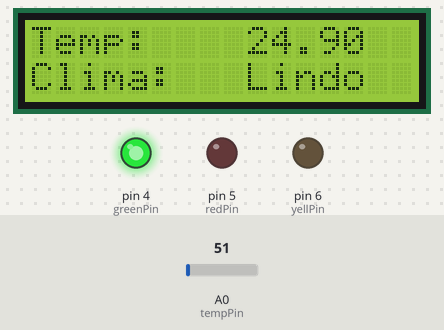
Bench run of a sketch on a simulated Arduino Uno, built with avr-gcc and run on an emulated ATmega328P. On the bench: 16×2 character LCD, output pins drawn as LEDs (lit = HIGH). The test bench sets the inputs (shaded band); at power-on: A0 (tempPin) = 51. What the sketch prints to the serial monitor is not drawn.

Above: at 1.2 s.
1.3 s: A0 (tempPin) set to 56
At 3.0 s:
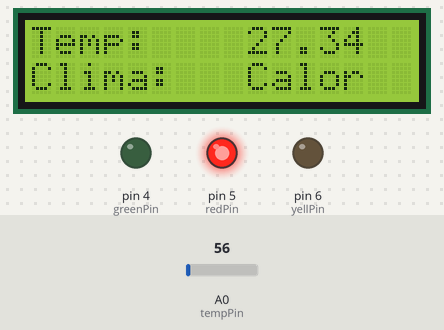
3.6 s: A0 (tempPin) set to 30
At 5.3 s:
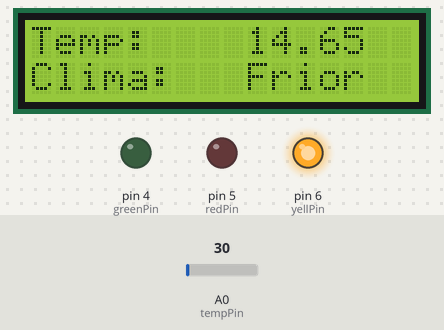
5.6 s: A0 (tempPin) set to 15
At 6.4 s:
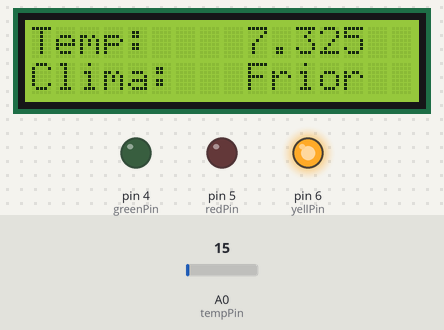
Timing chart, 0 to 8.6 s (numbered marks = the images above; inputs shaded):
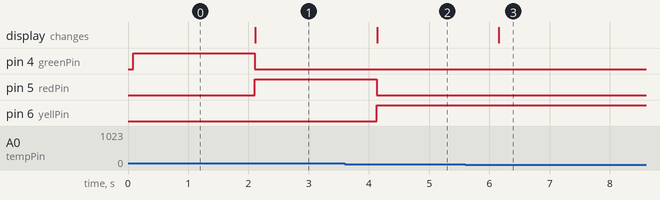

Measured:
- the behaviour switches between 53 and 54 on A0 (tempPin) (found by bisection; images 0 and 1)
- after the input at 1.3 s, pin 4 (greenPin): HIGH → LOW after 0.80 s; pin 5 (redPin): LOW → HIGH after 0.81 s; the display: changes after 0.81 s (image 1)
- after the input at 3.6 s, pin 5 (redPin): HIGH → LOW after 0.53 s; pin 6 (yellPin): LOW → HIGH after 0.53 s; the display: changes after 0.54 s (image 2)
- after the input at 5.6 s, the display: changes after 0.56 s (image 3)

The sketch:

temperatura_con_led_alerta.ino
```cpp
/*
  Programa que mide la temperatura y prende un LED rojo si supera un valor máximo y un LED amarillo si cae debajo de un valor mínimo
*/

#include <Wire.h>
#include <LiquidCrystal_I2C.h>

//crear el objeto LCD
LiquidCrystal_I2C lcd(0x27, 16, 2);

//defino los pines a utilizar
#define greenPin 4
#define redPin 5
#define yellPin 6
#define tempPin A0
#define bajo 22.00
#define alto 26.00

void setup() {
  pinMode(greenPin, OUTPUT);
  pinMode(redPin, OUTPUT);
  pinMode(yellPin, OUTPUT);
  pinMode(tempPin, INPUT);

  //inicio el LCD
  lcd.init();
  lcd.backlight();

  //inicializamos el monitor serial
  Serial.begin(9600);
  Serial.println("Iniciando...");

  lcd.setCursor(0, 0);
  lcd.print("Temp: ");
  lcd.setCursor(0, 1);
  lcd.print("Clima: ");
}

void loop() {
  //tomamos el valor de temperatura y lo seteamos como valor de °C
  float temp = (analogRead(tempPin)*(5.0/1024.0))/0.01;

  Serial.println(temp);

  digitalWrite(redPin, LOW);
  digitalWrite(greenPin, LOW);
  digitalWrite(yellPin, LOW);

  lcd.setCursor(9, 0);
  lcd.print(temp);

  //temp < 24 = amarillo
  // 24 <= temp <= 26 = verde
  // 26 < temp = rojo
  if(temp < bajo) {
    digitalWrite(yellPin, HIGH);

    lcd.setCursor(9, 1);
    lcd.print("Frio");
  } else if(temp >= bajo && temp <= alto) {
    digitalWrite(greenPin, HIGH);

    lcd.setCursor(9, 1);
    lcd.print("Lindo");
  } else {
    digitalWrite(redPin, HIGH);

    lcd.setCursor(9, 1);
    lcd.print("Calor");
  }

  delay(1000);

}
```
